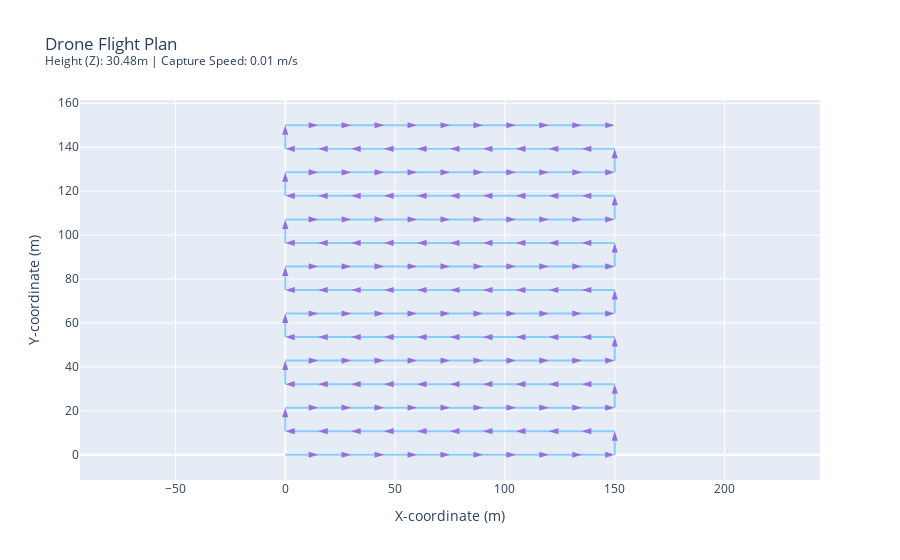

The code cell stored with this chart in its notebook:
### Markdown cell above
### <font color='crimson'>Ablation 4: Increase Exposure Time</font>

*   **Change:** Increase `dataset_spec.exposure_time_ms` from the baseline (2ms) to 1000ms.
*   **Observation:** The plotted flight path (waypoint positions and density) appears identical to the baseline plan. However, the "Capture Speed" value displayed in the plot title has decreased dramatically.
*   **Reasoning:** Exposure time dictates how long the camera shutter is open. It directly influences the maximum speed allowed *during* capture to avoid motion blur but does not affect the geometric layout (waypoint positions) needed to achieve the desired ground coverage and overlap.
*   **Implication:** Longer exposure times (needed in low light) force the drone to fly much slower *at the moment of capture*, even if the path itself doesn't change. This can significantly increase the total mission duration compared to flying the same path in bright conditions with short exposures.

### Code cell
# Ablation 4
print("\nAblation 4: Increase Exposure Time to 1000ms")
camera_abl4 = copy.deepcopy(camera_x10)
dataset_spec_abl4 = copy.deepcopy(dataset_spec)
dataset_spec_abl4.exposure_time_ms = 1000 # Drastically increase exposure time

plan_abl4 = generate_photo_plan_on_grid(camera_abl4, dataset_spec_abl4)
print(f"Generated {len(plan_abl4)} waypoints.")
fig_abl4 = plot_photo_plan(plan_abl4)
fig_abl4.show()

### Figure 1 — Plotly figure (JSON) as saved in the notebook; plotly's stock layout.template omitted (floating-point values rounded to 4 significant figures; data arrays with more than 128 entries replaced by an {"elided": "..."} marker saying what was removed)
{"data": [{"line": {"color": "LightSkyBlue", "width": 2}, "marker": {"angleref": "previous", "color": "MediumPurple", "size": 10, "symbol": "arrow"}, "mode": "lines+markers", "name": "Flight Path", "type": "scatter", "x": {"elided": "165 int values"}, "y": {"elided": "165 float values"}}], "layout": {"hovermode": "closest", "title": {"text": "Drone Flight Plan<br><sup>Height (Z): 30.48m | Capture Speed: 0.01 m/s</sup>"}, "xaxis": {"title": {"text": "X-coordinate (m)"}}, "yaxis": {"scaleanchor": "x", "scaleratio": 1, "title": {"text": "Y-coordinate (m)"}}}}
